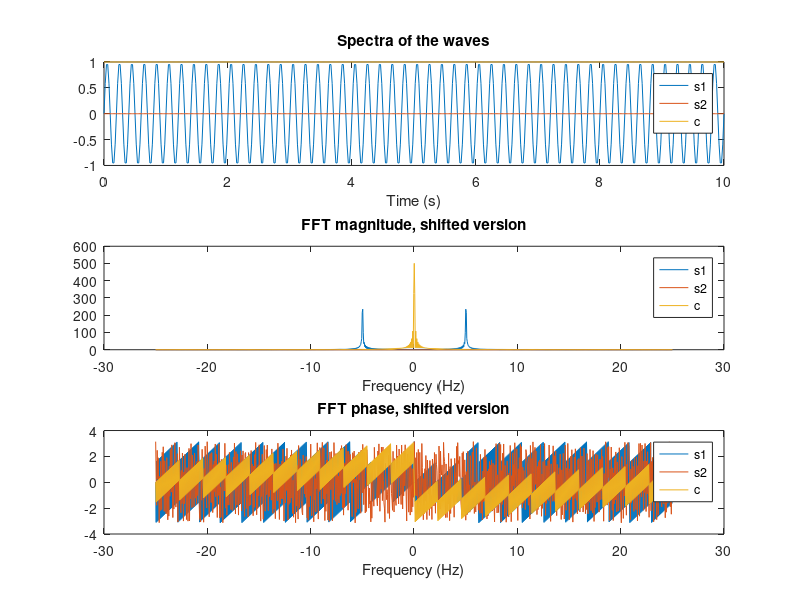

Recreate this plot in MATLAB.
%% Excercise 07-10-'20

f1 = 5; % Frequency 1 in 5 Hz
f2 = 50; % Frequency 2 in 50 Hz

%Sampling frequence has to conform to Nyquist theorem, so min of 2*20 =40.
Fs = 50; 
T_max = 10; 
nfft = 1024;
% Consider the following signals:
t = 0:1/Fs:T_max;

s1 = sin(2*pi*t*f1); % 5 Hz sine wave
s2 = sin(2*pi*t*f2); % 50 Hz sine wave
c = cos(2*pi*t*f2); % 5 Hz cosine wave

% % And their combinations:
% x1 = s1*0.8+s2*0.2;
% x2 = s1*0.8+c1*0.2;
% x3 = [s1,s2];

%plotting spectra of the waves
subplot(3,1,1)
plot(t,s1,t,s2,t,c)
xlabel('Time (s)')
title('Spectra of the waves')
legend('s1', 's2','c')

%plotting FFT magnitude spectra
f=linspace(-Fs/2,Fs/2,nfft);
S1=fft(s1,nfft);
S2=fft(s2,nfft);
C=fft(c,nfft);
subplot(3,1,2)
plot(f,abs(fftshift(S1)),f,abs(fftshift(S2)),f,abs(fftshift(C)))
xlabel('Frequency (Hz)')
title('FFT magnitude, shifted version')
legend('s1','s2','c')

%plotting FFT phase spectra
subplot(3,1,3)
plot(f,angle(fftshift(S1)),f,angle(fftshift(S2)),f,angle(fftshift(C)))
xlabel('Frequency (Hz)')
title('FFT phase, shifted version')
legend('s1','s2','c')

%% Results

%Spectra of the waves: s1 has a sine shape, whilst s2 and c are straight
% lines at 0 and 1 respectively. 
%FFT magnitude: s1 has a magnitude at peak 0, s2 is a horizontal line at 0, c
% has a magnitude peak at 0.
%Phase: s1 and c have similar phase between -5 and 5 Hz, s2 is slightly
% different than both.
% Fs = 50; 
% T_max = 0.1; 
% nfft = 1024;

%Spectra of the waves: s1 has a sine shape, whilst s2 and c are straight
% lines at 0 and 1 respectively. 
%FFT magnitude: s1 has a magnitutde peak at -5 and 5 Hz, s2 is a straight line,
% c has a magnitude peak at 0. There is a reasonably lot of leakage.
%Phase: s1 changes in amplitude between -5 and 5 Hz, s2 doesn't change, c
% goes 'lower' after 0 Hz.
% Fs = 50; 
% T_max = 2; 
% nfft = 1024;

%Spectra of the waves: s1 has a sine shape, with a higher frequency than
% previous settings. s2 and c are straight lines at 0 and 1 respectively. 
%FFT magnitude: s1 has two magnitude peaks at -5 and 5 Hz, s2 is a straight
% line (doesn't have a peak), c has a peak at 0 Hz. There is a lot less
% leakage than with the previous settings.
%Phase: s1 changes in amplitude between -5 and 5 Hz, s2 has a general 
% oscillating figure, c goes 'lower' after 0 Hz.
% Fs = 50; 
% T_max = 10; 
% nfft = 1024;

% Fs = 150; 
% T_max = 10; 
% nfft = 64;
%Spectra of the waves: All signals are shown as waves. However, detail of
% all waves is lost in 10 second timeframe.
%FFT magnitude: s1 has a magnitude around +5 and -5, s2 and s3 have magnitudes
% at -50 and +50 (both as expected). There is leakage (because of low nfft)
%Phase: s1 and s2 change in amplitude between -5 and +5. s2 and c change at 50Hz.

% Fs = 150; 
% T_max = 10;
% nfft = 1024;
%Spectra of the waves: All signals are shown as waves. However, detail of
% all waves is lost in 10 second timeframe.
%FFT magnitude: s1 has a magnitude around +5 and -5, s2 and s3 have magnitudes
% at -50 and +50 (both as expected). Little leakage because of long
% recording time.
%Phase: s1 and s2 change in amplitude between -5 and +5. s2 and c change at 50Hz.

% Fs = 1000; 
% T_max = 0.1; 
% nfft = 1024;
%Spectra of the waves: All signals are shown as waves (as a result of the
% high Fs)
%FFT magnitude: s1 has a magnitude around +5 and -5, s2 and s3 have magnitudes
% at -50 and +50 (both as expected). Leakage due to short recording
% time.
%Phase: s1 changes in amplitude between -5 and +5. 




